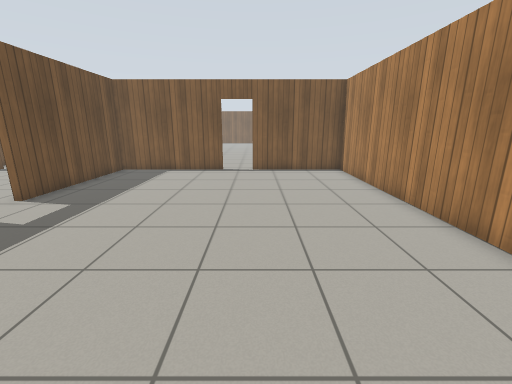
view 1 (above)

21 first-person views from a walk through a Gazebo world. The camera is 1.2 m above the floor, tilts 14° down and sees 90° across. The lines on the ground mark 1 m squares. The floor is counted in squares, 0.5 m on a side. Each view is taken from the middle of a square. On the plan, view 1 faces up. The plan holds only what a view shows up to about 17 squares ahead; the rest is blank. The place goes on beyond the plan. The robots in the file are not drawn. Simple patterns stand in for the simulator's built-in surfaces. Some stock models are drawn as simple stand-ins.

view 2
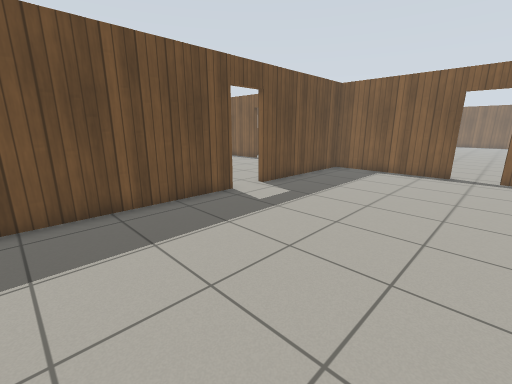

view 3
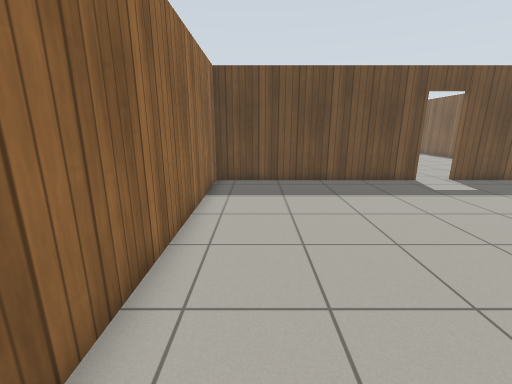

view 4
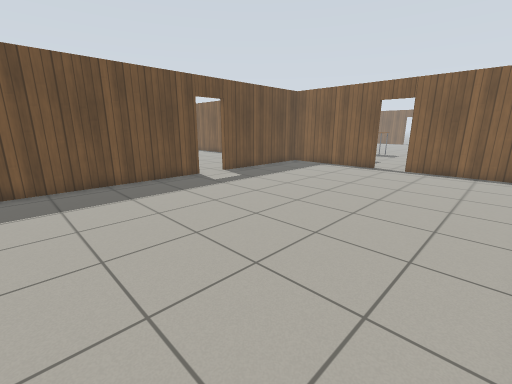

view 5
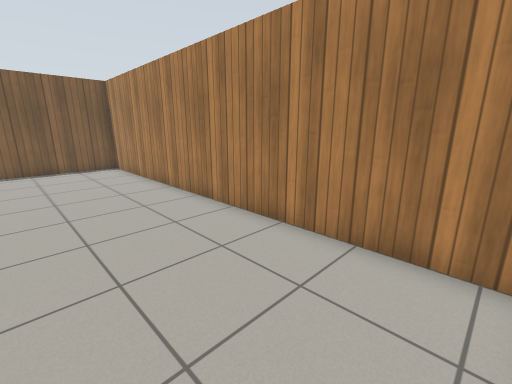

view 6
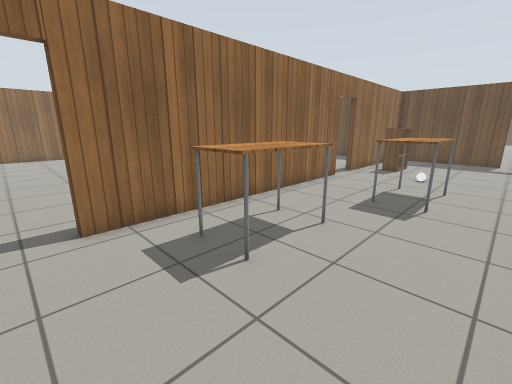

view 7
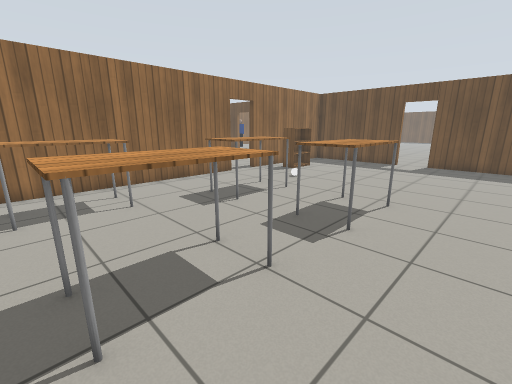

view 8
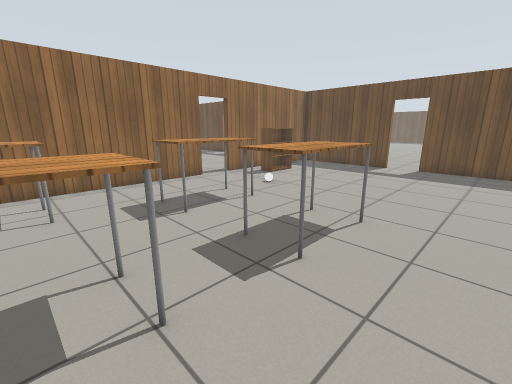

view 9
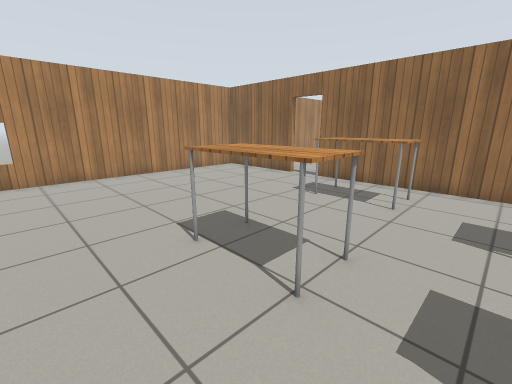

view 10
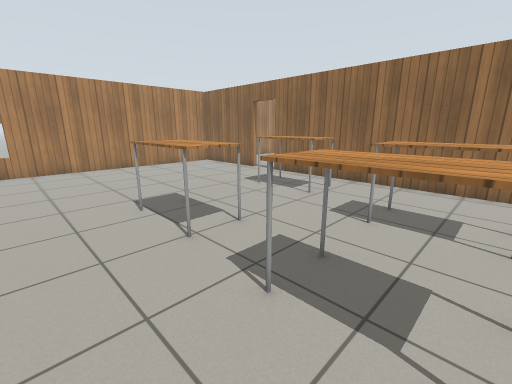

view 11
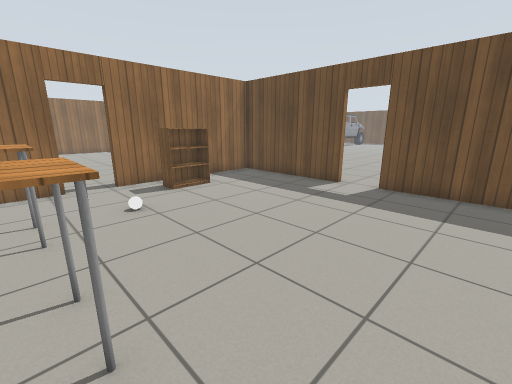

view 12
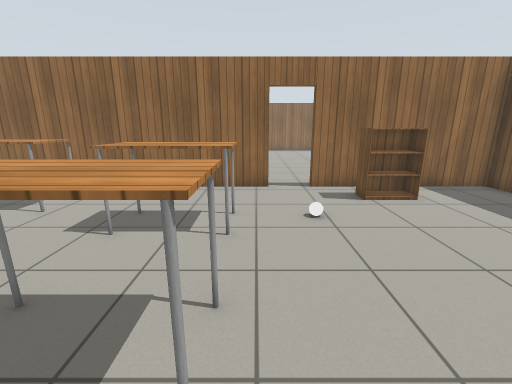

view 13
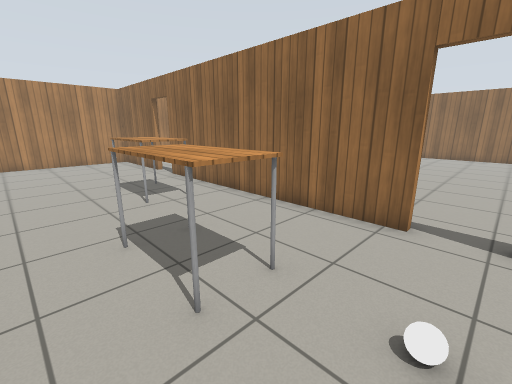

view 14
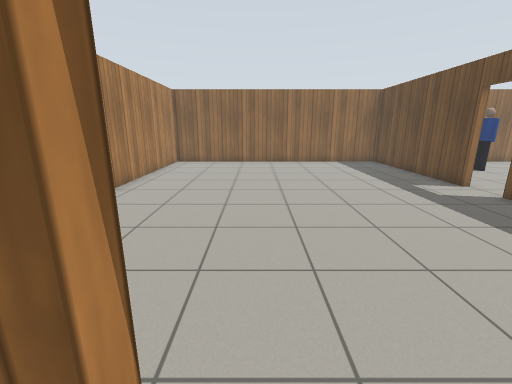

view 15
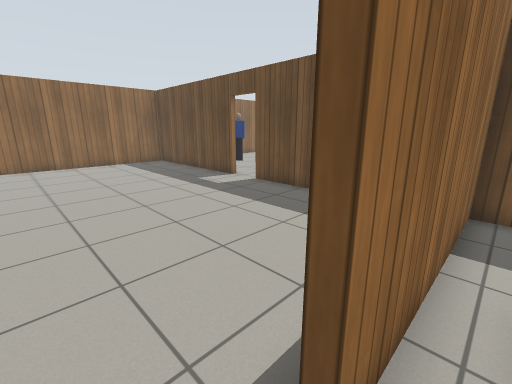

view 16
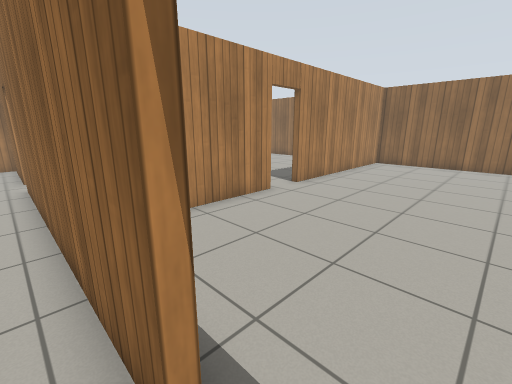

view 17
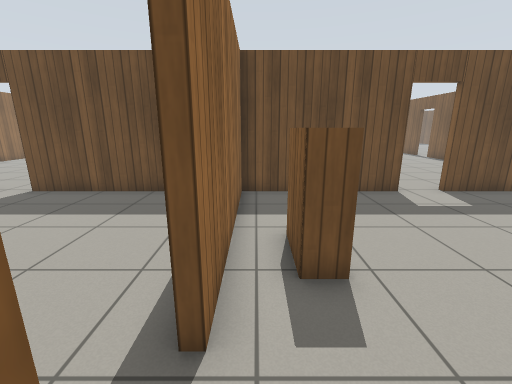

view 18
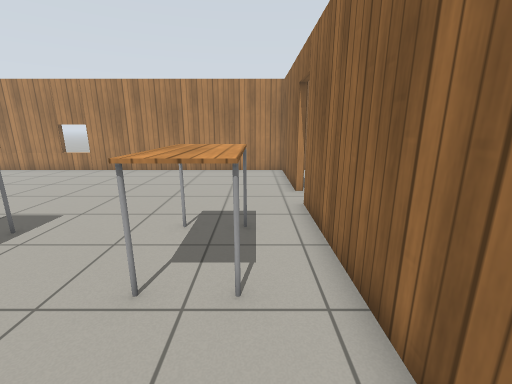

view 19
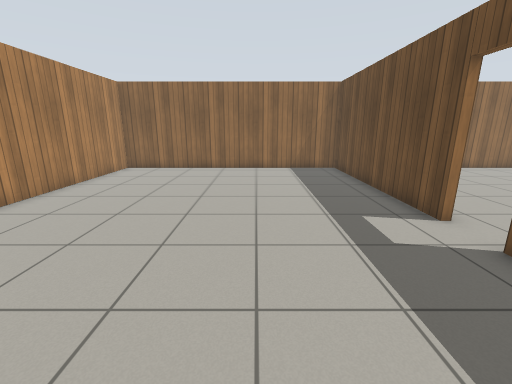

view 20
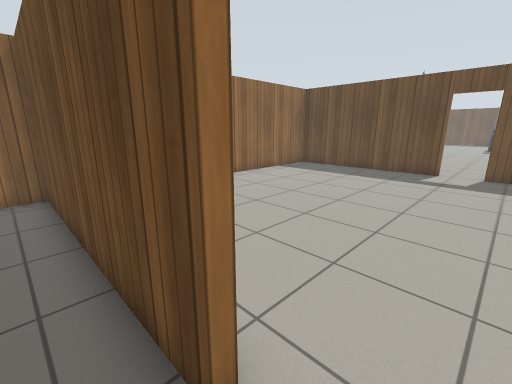

view 21
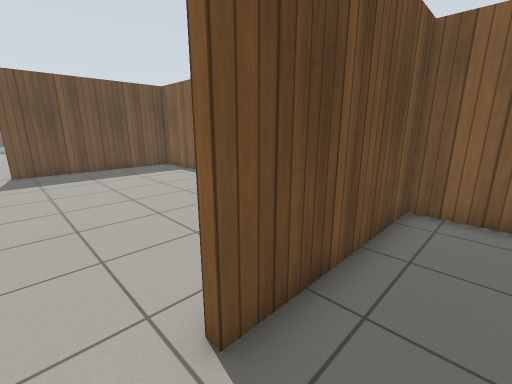

### Floor plan
Ten units are one square. View 1 is at (0, 0); x grows to the right and y downward. Boxes are objects, and circles mark ways between rooms. Rooms are numbered by the first view taken in them; rooms with no view inside come last. Other rooms are left out.
<svg viewBox="-235 -280 290 314">
<path fill="none" stroke="#000" d="M-79 -66 -79 29 50 29 50 -151 -2 -151M-19 -151 -79 -151 -79 -83M-136 -154 -19 -154M-2 -154 50 -154 50 -275M-227 -216 -227 -154 -152 -154M-227 -273 -227 -234M-227 -55 -227 17M-82 -83 -82 -121M-191 -151 -227 -151 -227 -73M-214 29 -86 29M-82 24 -82 -66"/>
<rect x="-195" y="-185" width="30" height="20" fill="#bbb"><title>bookshelf</title></rect>
<rect x="-155" y="-195" width="10" height="10" fill="#bbb"><title>white ball</title></rect>
<rect x="-135" y="-255" width="40" height="30" fill="#bbb"><title>table</title></rect>
<rect x="-125" y="-205" width="40" height="20" fill="#bbb"><title>table</title></rect>
<rect x="-75" y="-195" width="40" height="30" fill="#bbb"><title>table</title></rect>
<rect x="-75" y="-245" width="40" height="20" fill="#bbb"><title>table</title></rect>
<circle cx="-15" cy="-150" r="3" fill="#2a7"/>
<circle cx="-80" cy="-75" r="3" fill="#2a7"/>
<circle cx="-145" cy="-150" r="3" fill="#2a7"/>
<text x="-20" y="-60">1</text>
<text x="-90" y="-220">2</text>
<text x="-160" y="-60">3</text>
</svg>
Room 1 opens to room 2. Room 1 opens to room 3. Room 2 opens to room 3.

Where each view was taken, in squares from view 1:
view 1: 0 up, 0 right, facing up
view 2: 0 up, 0 right, facing up-left
view 3: 1 down, 4 right, facing left
view 4: 1 down, 4 right, facing up-left
view 5: 2 down, 0 right, facing up-right
view 6: 22 up, 1 left, facing down-left
view 7: 27 up, 4 left, facing down-left
view 8: 27 up, 6 left, facing down-left
view 9: 27 up, 9 left, facing down-right
view 10: 27 up, 12 left, facing down-right
view 11: 27 up, 12 left, facing down-left
view 12: 26 up, 13 left, facing down
view 13: 22 up, 15 left, facing down-right
view 14: 16 up, 14 left, facing down
view 15: 16 up, 14 left, facing down-left
view 16: 16 up, 15 left, facing down-right
view 17: 16 up, 13 left, facing left
view 18: 17 up, 10 left, facing right
view 19: 13 up, 3 left, facing down
view 20: 8 up, 7 left, facing down-left
view 21: 7 up, 6 left, facing up-left
